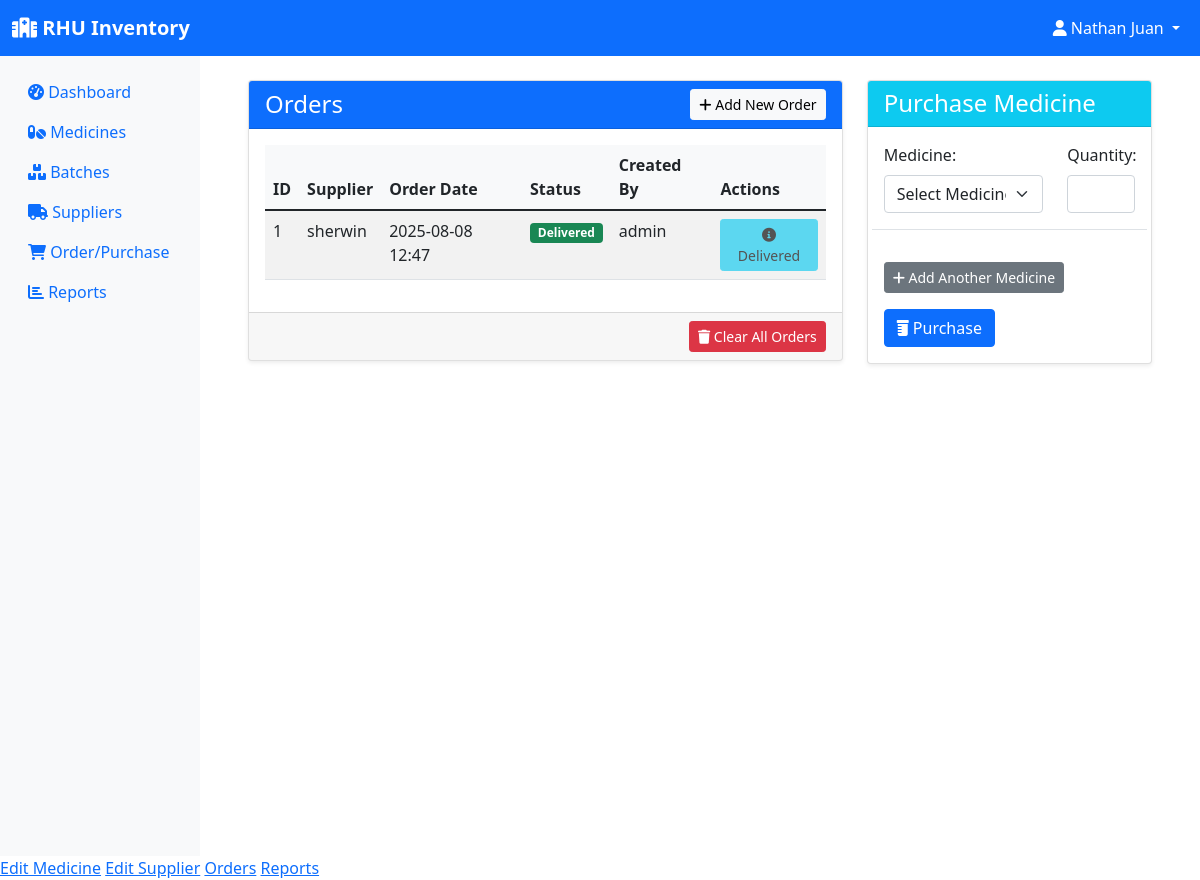
The app's page /orders (signed in) with its own data.
### models.py (models this page shows, shortened)
class User(UserMixin, db.Model):
    id = db.Column(db.Integer, primary_key=True)
    username = db.Column(db.String(150), unique=True, nullable=False)
    password = db.Column(db.String(256), nullable=False)
    role = db.Column(db.String(20), nullable=False, default='employee')  # pharmacist, manager, assistant
    email = db.Column(db.String(120), unique=True, nullable=False)
    created_at = db.Column(db.DateTime, default=datetime.utcnow)

class Order(db.Model):
    id = db.Column(db.Integer, primary_key=True)
    supplier_id = db.Column(db.Integer, db.ForeignKey('supplier.id'), nullable=False)
    order_date = db.Column(db.DateTime, default=datetime.utcnow)
    status = db.Column(db.String(20), default='pending')  # pending, delivered, cancelled
    created_by = db.Column(db.Integer, db.ForeignKey('user.id'), nullable=False)
    items = db.relationship('OrderItem', backref='order', lazy=True, cascade='all, delete-orphan')
    creator = db.relationship('User', backref='orders')

class Supplier(db.Model):
    id = db.Column(db.Integer, primary_key=True)
    name = db.Column(db.String(100), nullable=False)
    contact_person = db.Column(db.String(100))
    phone = db.Column(db.String(20))
    email = db.Column(db.String(120))
    address = db.Column(db.String(200))
    created_at = db.Column(db.DateTime, default=datetime.utcnow)
    medicines = db.relationship('Medicine', backref='supplier', lazy=True)
    orders = db.relationship('Order', backref='supplier', lazy=True)

### app.py (the view)
@app.route('/orders')
@login_required
def orders():
    orders = Order.query.order_by(Order.order_date.desc()).all()
    medicines = db.session.query(Medicine).join(Batch).group_by(Medicine.id).having(func.sum(Batch.quantity) > 0).all()
    return render_template('orders.html', orders=orders, medicines=medicines)

### app.py (called while the page is built)
@login_manager.user_loader
def load_user(user_id):
    return User.query.get(int(user_id))

### models.py (called while the page is built)
    @property
    def total_quantity(self):
        return sum(batch.quantity for batch in self.batches)

### templates/orders.html (shortened to what this page needs)
{% extends "base.html" %}
{% block content %}
<div class="container-fluid mt-4">
    <div class="row">
        <div class="col-md-8">
            <div class="card shadow-sm">
                <div class="card-header bg-primary text-white d-flex justify-content-between align-items-center">
                    <h4 class="mb-0">Orders</h4>
                    <a href="{{ url_for('add_order') }}" class="btn btn-light btn-sm">
                        <i class="fas fa-plus"></i> Add New Order
                    </a>
                </div>
                <div class="card-body">
                    <div class="table-responsive">
                        <table class="table table-hover table-striped">
                            <thead>
                                <tr>
                                    <th>ID</th>
                                    <th>Supplier</th>
                                    <th>Order Date</th>
                                    <th>Status</th>
                                    <th>Created By</th>
                                    <th>Actions</th>
                                </tr>
                            </thead>
                            <tbody>
                                {% for order in orders %}
                                <tr>
                                    <td>{{ order.id }}</td>
                                    <td>{{ order.supplier.name }}</td>
                                    <td>{{ order.order_date.strftime('%Y-%m-%d %H:%M') }}</td>
                                    <td>
                                        <span class="badge {% if order.status == 'pending' %}bg-warning{% elif order.status == 'delivered' %}bg-success{% elif order.status == 'cancelled' %}bg-danger{% else %}bg-secondary{% endif %}">
                                            {{ order.status.capitalize() }}
                                        </span>
                                    </td>
                                    <td>{{ order.creator.username }}</td>
                                    <td>
                                        {% if order.status == 'pending' %}
                                            {% if current_user.role in ['admin', 'sub-admin'] %}
                                                <form action="{{ url_for('process_order', id=order.id) }}" method="POST" style="display:inline;">
                                                    <button type="submit" class="btn btn-success btn-sm" title="Process Order">
                                                        <i class="fas fa-check-circle"></i> Process
                                                    </button>
                                                </form>
                                            {% endif %}
                                            {% if current_user.role == 'admin' %}
                                                <form action="{{ url_for('cancel_order', id=order.id) }}" method="POST" style="display:inline;" onsubmit="return confirm('Are you sure you want to cancel this order?');">
                                                    <button type="submit" class="btn btn-danger btn-sm" title="Cancel Order">
                                                        <i class="fas fa-times-circle"></i> Cancel
                                                    </button>
                                                </form>
                                            {% endif %}
                                        {% else %}
                                            <button class="btn btn-info btn-sm" disabled>
                                                <i class="fas fa-info-circle"></i> {{ order.status.capitalize() }}
                                            </button>
                                        {% endif %}
                                    </td>
                                </tr>
                                {% endfor %}
                            </tbody>
                        </table>
                    </div>
                </div>
                <div class="card-footer text-end">
                    {% if current_user.role == 'admin' %}
                        <form action="{{ url_for('clear_orders') }}" method="POST" onsubmit="return confirm('Are you sure you want to clear all orders? This action cannot be undone.');">
                            <button type="submit" class="btn btn-danger btn-sm">
                                <i class="fas fa-trash"></i> Clear All Orders
                            </button>
                        </form>
                    {% endif %}
                </div>
            </div>
        </div>
        <div class="col-md-4">
            <div class="card shadow-sm">
                <div class="card-header bg-info text-white">
                    <h4 class="mb-0">Purchase Medicine</h4>
                </div>
                <div class="card-body">
                    <form method="POST" action="{{ url_for('process_dispense') }}" id="dispenseForm" onsubmit="return confirm('Are you sure you want to dispense these medicines?');">
                        <div id="dispense-items-container">
                            <div class="row dispense-item mb-3 border-bottom pb-3">
                                <div class="col-md-8">
                                    <label for="medicine_id_0" class="form-label">Medicine:</label>
                                    <select class="form-select medicine-select" name="medicine_id[]" id="medicine_id_0" required>
                                        <option value="">Select Medicine</option>
                                    </select>
                                </div>
                                <div class="col-md-4">
                                    <label for="quantity_0" class="form-label">Quantity:</label>
                                    <input type="number" class="form-control" name="quantity[]" id="quantity_0" min="1" required>
                                </div>
                            </div>
                        </div>
                        <button type="button" class="btn btn-secondary btn-sm mt-3" id="addDispenseItem">
                            <i class="fas fa-plus"></i> Add Another Medicine
                        </button>
                        <button type="submit" class="btn btn-primary mt-3">
                            <i class="fas fa-prescription-bottle"></i> Purchase
                        </button>
                    </form>
                </div>
            </div>
        </div>
    </div>
</div>
{% endblock %}

### templates/base.html (shortened to what this page needs)
<!DOCTYPE html>
<html lang="en">
<head>
    <link href="https://cdn.jsdelivr.net/npm/bootstrap@5.1.3/dist/css/bootstrap.min.css" rel="stylesheet">
    <link href="https://cdnjs.cloudflare.com/ajax/libs/font-awesome/6.0.0/css/all.min.css" rel="stylesheet">
</head>
<body>
    <nav class="navbar navbar-expand-lg navbar-dark bg-primary">
        <div class="container-fluid">
            <a class="navbar-brand" href="{{ url_for('dashboard') }}">
                <i class="fas fa-hospital"></i> RHU Inventory
            </a>
            {% if current_user.is_authenticated %}
            <div class="navbar-nav ms-auto">
                <div class="nav-item dropdown">
                    <a class="nav-link dropdown-toggle text-white" href="#" id="navbarDropdown" role="button" data-bs-toggle="dropdown">
                        <i class="fas fa-user"></i> {{ current_user.username }}
                    </a>
                </div>
            </div>
            {% endif %}
        </div>
    </nav>
    <div class="container-fluid">
        <div class="row">
            {% if current_user.is_authenticated %}
            <nav class="col-md-3 col-lg-2 d-md-block sidebar collapse">
                <div class="position-sticky pt-3">
                    <ul class="nav flex-column">
                        <li class="nav-item">
                            <a class="nav-link" href="{{ url_for('dashboard') }}">
                                <i class="fas fa-tachometer-alt"></i> Dashboard
                            </a>
                        </li>
                        <li class="nav-item">
                            <a class="nav-link" href="{{ url_for('inventory') }}">
                                <i class="fas fa-pills"></i> Medicines
                            </a>
                        </li>
                        <li class="nav-item">
                            <a class="nav-link" href="{{ url_for('batches') }}">
                                <i class="fas fa-boxes"></i> Batches
                            </a>
                        </li>
                        <li class="nav-item">
                            <a class="nav-link" href="{{ url_for('suppliers') }}">
                                <i class="fas fa-truck"></i> Suppliers
                            </a>
                        </li>
                        <li class="nav-item">
                            <a class="nav-link" href="{{ url_for('orders') }}">
                                <i class="fas fa-shopping-cart"></i> Order/Purchase
                            </a>
                        </li>
                        <li class="nav-item">
                            <a class="nav-link" href="{{ url_for('reports') }}">
                                <i class="fas fa-chart-bar"></i> Reports
                            </a>
                        </li>
                    </ul>
                </div>
            </nav>
            {% endif %}
            <main class="{% if current_user.is_authenticated %}col-md-9 ms-sm-auto col-lg-10 px-md-4{% else %}col-12{% endif %}">
                {% block content %}{% endblock %}
            </main>
        </div>
    </div>
    {% if current_user.is_authenticated %}
        {% if current_user.role == 'admin' %}
            <a href="{{ edit_medicine_url }}">Edit Medicine</a>
            <a href="{{ edit_supplier_url }}">Edit Supplier</a>
            <a href="{{ orders_url }}">Orders</a>
            <a href="{{ reports_url }}">Reports</a>
        {% elif current_user.role == 'sub-admin' %}
            <a href="{{ edit_medicine_url }}">Edit Medicine</a>
            <a href="{{ edit_supplier_url }}">Edit Supplier</a>
            <a href="{{ orders_url }}">Orders</a>
        {% elif current_user.role == 'employee' %}
            <a href="{{ orders_url }}">Orders</a>
            <a href="{{ reports_url }}">Reports</a>
        {% endif %}
    {% endif %}
</body>
</html>

### templates/base.html (style rules this page uses)
.sidebar { min-height: 100vh; background-color: #f8f9fa; }
.navbar-brand { font-weight: bold; }
.card { box-shadow: 0 0.125rem 0.25rem rgba(0, 0, 0, 0.075); border: 1px solid rgba(0, 0, 0, 0.125); }
.btn-sm { padding: 0.25rem 0.5rem; font-size: 0.875rem; }
.table th { background-color: #f8f9fa; border-top: none; }

### records on screen
User: username "Nathan Juan"
Order: id "1", supplier.name "sherwin", order_date "2025-08-08 12:47", status "Delivered", creator.username "admin"
